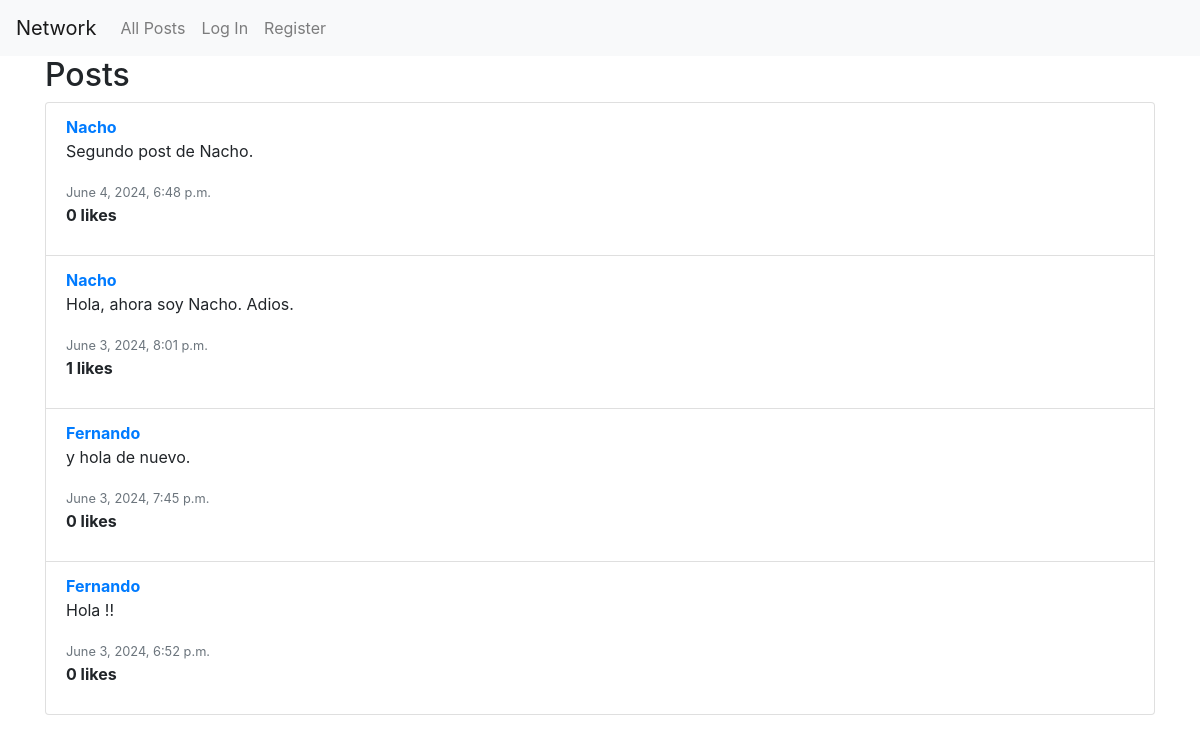
The page / on the database its author committed.
### network/models.py (models this page shows, shortened)
class Post(models.Model):
    user = models.ForeignKey(User, on_delete=models.CASCADE, related_name="posts")
    content = models.TextField(blank=True)
    timestamp = models.DateTimeField(auto_now_add=True)

class User(AbstractUser):
    pass

### network/views.py (the view)
# urls.py: path("", views.index, name="index"),
def index(request):
    if request.method == "POST":
        content = request.POST["content"]  # Asegúrate de que el nombre del campo coincide
        user = request.user
        new_post = Post(user=user, content=content)
        new_post.save()
        return HttpResponseRedirect(reverse("network:index"))  # Usa el namespace correcto
    else:
        posts = Post.objects.all().annotate(likes_count=Count('liked')).order_by('-timestamp')  # Ordenar por timestamp en orden descendente
        return render(request, "network/index.html", {"posts": posts})

### network/templates/network/index.html (shortened to what this page needs)
{% extends "network/layout.html" %}
{% block body %}
<div class="container">
    <h2>Posts</h2>
    <ul class="list-group">
        {% for post in posts %}
            <li class="list-group-item">
                <a href="{% url 'network:profile' post.user.username %}"><strong>{{ post.user.username }}</strong></a>
                <p>{{ post.content }}</p>
                <small class="text-muted">{{ post.timestamp }}</small>
                <p><strong>{{ post.likes_count }} likes</strong></p>
            </li>
        {% endfor %}
    </ul>
</div>
{% endblock %}

### rows shown on the page
Post: user.username "Nacho", content "Segundo post de Nacho.", timestamp "June 4, 2024, 6:48 p.m.", likes_count "0"
Post: user.username "Nacho", content "Hola, ahora soy Nacho. Adios.", timestamp "June 3, 2024, 8:01 p.m.", likes_count "1"
Post: user.username "Fernando", content "y hola de nuevo.", timestamp "June 3, 2024, 7:45 p.m.", likes_count "0"
Post: user.username "Fernando", content "Hola !!", timestamp "June 3, 2024, 6:52 p.m.", likes_count "0"
